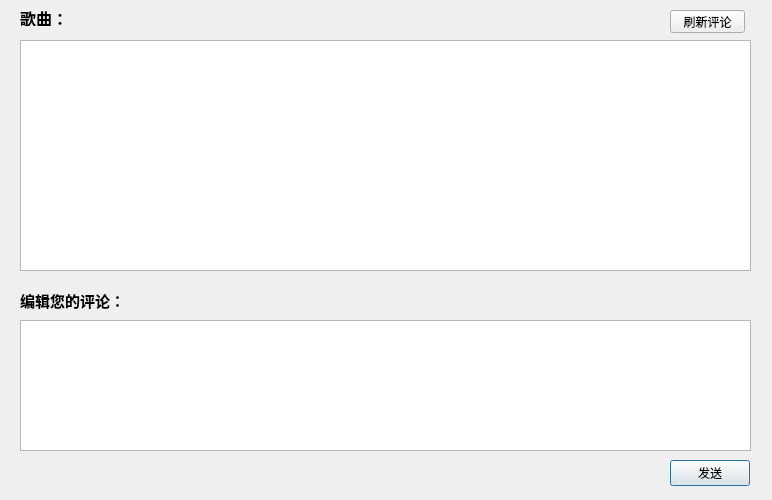
<?xml version="1.0" encoding="UTF-8"?>
<ui version="4.0">
 <class>comment</class>
 <widget class="QDialog" name="comment">
  <property name="geometry">
   <rect>
    <x>0</x>
    <y>0</y>
    <width>772</width>
    <height>500</height>
   </rect>
  </property>
  <property name="windowTitle">
   <string>Dialog</string>
  </property>
  <property name="styleSheet">
   <string notr="true"/>
  </property>
  <widget class="QLabel" name="label">
   <property name="geometry">
    <rect>
     <x>20</x>
     <y>10</y>
     <width>51</width>
     <height>16</height>
    </rect>
   </property>
   <property name="font">
    <font>
     <family>Calibri</family>
     <pointsize>12</pointsize>
     <weight>75</weight>
     <bold>true</bold>
    </font>
   </property>
   <property name="text">
    <string>歌曲：</string>
   </property>
  </widget>
  <widget class="QPushButton" name="sendButton">
   <property name="geometry">
    <rect>
     <x>670</x>
     <y>460</y>
     <width>80</width>
     <height>26</height>
    </rect>
   </property>
   <property name="text">
    <string>发送</string>
   </property>
  </widget>
  <widget class="QTextEdit" name="messBrowser">
   <property name="geometry">
    <rect>
     <x>20</x>
     <y>40</y>
     <width>731</width>
     <height>231</height>
    </rect>
   </property>
   <property name="readOnly">
    <bool>true</bool>
   </property>
  </widget>
  <widget class="QTextEdit" name="messEdit">
   <property name="geometry">
    <rect>
     <x>20</x>
     <y>320</y>
     <width>731</width>
     <height>131</height>
    </rect>
   </property>
  </widget>
  <widget class="QLabel" name="label_2">
   <property name="geometry">
    <rect>
     <x>20</x>
     <y>290</y>
     <width>131</width>
     <height>21</height>
    </rect>
   </property>
   <property name="font">
    <font>
     <family>Calibri</family>
     <pointsize>11</pointsize>
     <weight>75</weight>
     <bold>true</bold>
    </font>
   </property>
   <property name="text">
    <string>编辑您的评论：</string>
   </property>
  </widget>
  <widget class="QLabel" name="label_3">
   <property name="geometry">
    <rect>
     <x>70</x>
     <y>10</y>
     <width>71</width>
     <height>16</height>
    </rect>
   </property>
   <property name="text">
    <string/>
   </property>
  </widget>
  <widget class="QPushButton" name="fresh">
   <property name="geometry">
    <rect>
     <x>670</x>
     <y>10</y>
     <width>75</width>
     <height>23</height>
    </rect>
   </property>
   <property name="text">
    <string>刷新评论</string>
   </property>
  </widget>
 </widget>
 <resources/>
 <connections/>
</ui>
